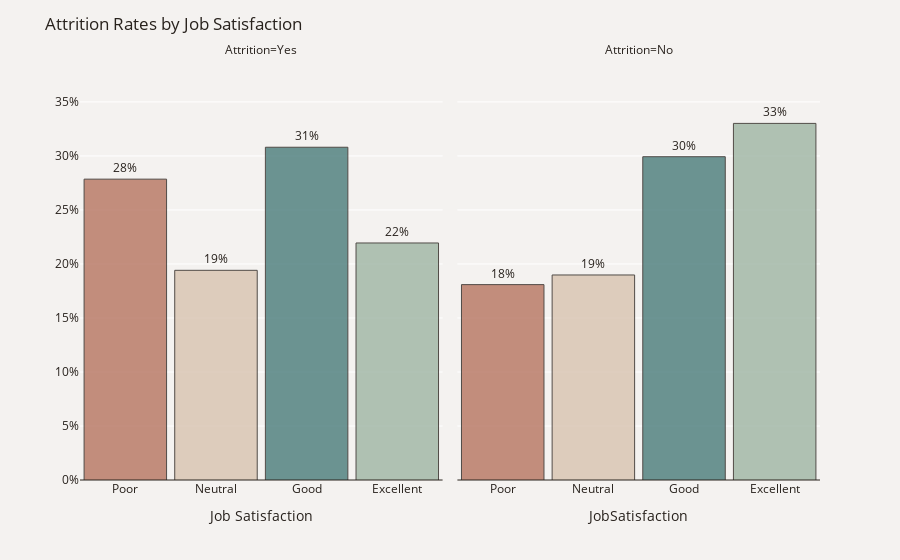

The notebook cell this image was saved under:
### Code cell
plot_df = df.groupby(['Attrition'])['JobSatisfaction'].value_counts(normalize=True)
plot_df = plot_df.mul(100).rename('Percent').reset_index().sort_values('JobSatisfaction')
plot_df.JobSatisfaction = pd.Categorical(plot_df.JobSatisfaction).rename_categories(
    {1:'Poor', 2:'Neutral', 3:'Good', 4:'Excellent'})
fig = px.bar(plot_df, x='JobSatisfaction', y='Percent', text='Percent', opacity=0.8,
             facet_col="Attrition", category_orders={"Attrition": ["Yes", "No"]})
fig.update_traces(texttemplate='%{text:.2s}%', textposition='outside', 
                  marker_color=['#B6735F', '#D7C2B0', '#497B7A', '#9EB5A3'],
                  marker_line=dict(width=1, color='#28221D'))
fig.update_yaxes(title="",zeroline=True, zerolinewidth=1, zerolinecolor='#28221D', ticksuffix='%')
fig.update_yaxes(range = [0, max(y)-45])
fig.update_layout(title_text='Attrition Rates by Job Satisfaction', bargap=.09,font_color='#28221D',
                  xaxis_title = 'Job Satisfaction',paper_bgcolor='#F4F2F0', plot_bgcolor='#F4F2F0')
fig.show()

### Figure 1 — Plotly figure (JSON) as saved in the notebook; plotly's stock layout.template omitted (floating-point values rounded to 4 significant figures)
{"data": [{"alignmentgroup": "True", "hovertemplate": "Attrition=Yes<br>JobSatisfaction=%{x}<br>Percent=%{text}<extra></extra>", "legendgroup": "", "marker": {"color": ["#B6735F", "#D7C2B0", "#497B7A", "#9EB5A3"], "line": {"color": "#28221D", "width": 1}, "opacity": 0.8, "pattern": {"shape": ""}}, "name": "", "offsetgroup": "", "orientation": "v", "showlegend": false, "text": [27.85, 19.41, 30.8, 21.94], "textposition": "outside", "texttemplate": "%{text:.2s}%", "type": "bar", "x": ["Poor", "Neutral", "Good", "Excellent"], "xaxis": "x", "y": [27.85, 19.41, 30.8, 21.94], "yaxis": "y"}, {"alignmentgroup": "True", "hovertemplate": "Attrition=No<br>JobSatisfaction=%{x}<br>Percent=%{text}<extra></extra>", "legendgroup": "", "marker": {"color": ["#B6735F", "#D7C2B0", "#497B7A", "#9EB5A3"], "line": {"color": "#28221D", "width": 1}, "opacity": 0.8, "pattern": {"shape": ""}}, "name": "", "offsetgroup": "", "orientation": "v", "showlegend": false, "text": [18.09, 18.98, 29.93, 33.01], "textposition": "outside", "texttemplate": "%{text:.2s}%", "type": "bar", "x": ["Poor", "Neutral", "Good", "Excellent"], "xaxis": "x2", "y": [18.09, 18.98, 29.93, 33.01], "yaxis": "y2"}], "layout": {"annotations": [{"font": {}, "showarrow": false, "text": "Attrition=Yes", "x": 0.245, "xanchor": "center", "xref": "paper", "y": 1, "yanchor": "bottom", "yref": "paper"}, {"font": {}, "showarrow": false, "text": "Attrition=No", "x": 0.755, "xanchor": "center", "xref": "paper", "y": 1, "yanchor": "bottom", "yref": "paper"}], "autosize": true, "bargap": 0.09, "barmode": "relative", "font": {"color": "#28221D"}, "legend": {"tracegroupgap": 0}, "margin": {"t": 60}, "paper_bgcolor": "#F4F2F0", "plot_bgcolor": "#F4F2F0", "title": {"text": "Attrition Rates by Job Satisfaction"}, "xaxis": {"anchor": "y", "autorange": true, "domain": [0, 0.49], "range": [-0.5, 3.5], "title": {"text": "Job Satisfaction"}, "type": "category"}, "xaxis2": {"anchor": "y2", "autorange": true, "domain": [0.51, 1], "matches": "x", "range": [-0.5, 3.5], "title": {"text": "JobSatisfaction"}, "type": "category"}, "yaxis": {"anchor": "x", "domain": [0, 1], "range": [0, 38.88], "ticksuffix": "%", "title": {"text": ""}, "type": "linear", "zeroline": true, "zerolinecolor": "#28221D", "zerolinewidth": 1}, "yaxis2": {"anchor": "x2", "domain": [0, 1], "matches": "y", "range": [0, 38.88], "showticklabels": false, "ticksuffix": "%", "title": {"text": ""}, "type": "linear", "zeroline": true, "zerolinecolor": "#28221D", "zerolinewidth": 1}}}
